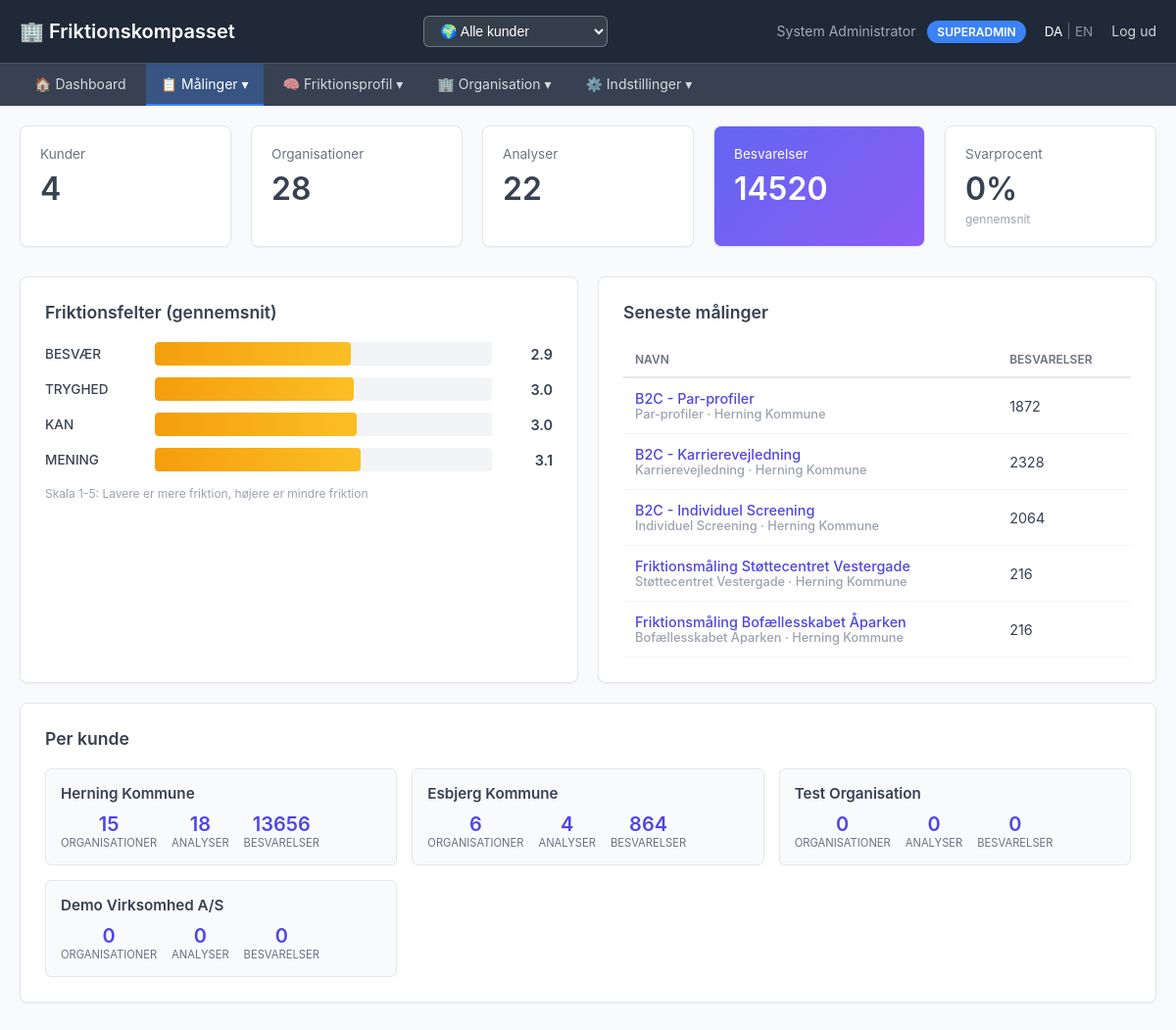
Screenshot of /admin/noegletal (signed in) with the database file from the repository.
### tables this page shows
CREATE TABLE campaigns (
                id TEXT PRIMARY KEY,
                target_unit_id TEXT NOT NULL,
                name TEXT NOT NULL,
                period TEXT NOT NULL,
                sent_from TEXT DEFAULT 'admin',
                sent_at TIMESTAMP,
                created_at TIMESTAMP DEFAULT CURRENT_TIMESTAMP, mode TEXT DEFAULT 'anonymous', include_leader_assessment INTEGER DEFAULT 0, include_leader_self INTEGER DEFAULT 0, min_responses INTEGER DEFAULT 5, scheduled_at TIMESTAMP, status TEXT DEFAULT 'sent', sender_name TEXT DEFAULT 'HR',
                FOREIGN KEY (target_unit_id) REFERENCES organizational_units(id) ON DELETE CASCADE
            );

CREATE TABLE customers (
                id TEXT PRIMARY KEY,
                name TEXT NOT NULL,
                contact_email TEXT,
                is_active INTEGER DEFAULT 1,
                created_at TIMESTAMP DEFAULT CURRENT_TIMESTAMP
            , auth_providers TEXT DEFAULT '{"email_password": true}', email_from_address TEXT, email_from_name TEXT);

### admin_app.py (the view)
@app.route('/admin/noegletal')
@login_required
def admin_noegletal():
    user = get_current_user()
    customer_filter = session.get('customer_filter') or user.get('customer_id')
    with get_db() as conn:
        if customer_filter:
            customer_where = "WHERE ou.customer_id = ?"
            customer_params = [customer_filter]
        elif user['role'] not in ('admin', 'superadmin'):
            customer_where = "WHERE ou.customer_id = ?"
            customer_params = [user['customer_id']]
        else:
            customer_where = ""
            customer_params = []
        if customer_filter or user['role'] not in ('admin', 'superadmin'):
            cid = customer_filter or user['customer_id']
            total_customers = 1
            total_units = conn.execute(
                "SELECT COUNT(*) as cnt FROM organizational_units WHERE customer_id = ?",
                [cid]
            ).fetchone()['cnt']
            total_campaigns = conn.execute("""
                SELECT COUNT(*) as cnt FROM campaigns c
                JOIN organizational_units ou ON c.target_unit_id = ou.id
                WHERE ou.customer_id = ?
            """, [cid]).fetchone()['cnt']
            total_responses = conn.execute("""
                SELECT COUNT(*) as cnt FROM responses r
                JOIN campaigns c ON r.campaign_id = c.id
                JOIN organizational_units ou ON c.target_unit_id = ou.id
                WHERE ou.customer_id = ?
            """, [cid]).fetchone()['cnt']
        else:
            total_customers = conn.execute("SELECT COUNT(*) as cnt FROM customers").fetchone()['cnt']
            total_units = conn.execute("SELECT COUNT(*) as cnt FROM organizational_units").fetchone()['cnt']
            total_campaigns = conn.execute("SELECT COUNT(*) as cnt FROM campaigns").fetchone()['cnt']
            total_responses = conn.execute("SELECT COUNT(*) as cnt FROM responses").fetchone()['cnt']
        field_scores_query = """
            SELECT
                q.field,
                AVG(CASE WHEN q.reverse_scored = 1 THEN 6 - r.score ELSE r.score END) as avg_score,
                COUNT(*) as response_count
            FROM responses r
            JOIN questions q ON r.question_id = q.id
            JOIN campaigns c ON r.campaign_id = c.id
            JOIN organizational_units ou ON c.target_unit_id = ou.id
            {where}
            GROUP BY q.field
            ORDER BY avg_score ASC
        """.format(where=customer_where)
        field_scores = conn.execute(field_scores_query, customer_params).fetchall()
        recent_campaigns_query = """
            SELECT
                c.id,
                c.name,
                c.period,
                c.created_at,
                ou.name as unit_name,
                cust.name as customer_name,
                COUNT(DISTINCT r.id) as response_count,
                (SELECT COUNT(*) FROM tokens t WHERE t.campaign_id = c.id) as token_count
            FROM campaigns c
            JOIN organizational_units ou ON c.target_unit_id = ou.id
            JOIN customers cust ON ou.customer_id = cust.id
            LEFT JOIN responses r ON r.campaign_id = c.id
            {where}
            GROUP BY c.id
            ORDER BY c.created_at DESC
            LIMIT 5
        """.format(where=customer_where)
        recent_campaigns = conn.execute(recent_campaigns_query, customer_params).fetchall()
        customer_stats = []
        if user['role'] in ('admin', 'superadmin') and not customer_filter:
            customer_stats = conn.execute("""
                SELECT
                    cust.id,
                    cust.name,
                    COUNT(DISTINCT ou.id) as unit_count,
                    COUNT(DISTINCT c.id) as campaign_count,
                    COUNT(DISTINCT r.id) as response_count
                FROM customers cust
                LEFT JOIN organizational_units ou ON ou.customer_id = cust.id
                LEFT JOIN campaigns c ON c.target_unit_id = ou.id
                LEFT JOIN responses r ON r.campaign_id = c.id
                GROUP BY cust.id
                ORDER BY response_count DESC
            """).fetchall()
        response_rate_data = conn.execute("""
            SELECT
                COUNT(DISTINCT CASE WHEN t.is_used = 1 THEN t.token END) as used_tokens,
                COUNT(DISTINCT t.token) as total_tokens
            FROM tokens t
            JOIN campaigns c ON t.campaign_id = c.id
            JOIN organizational_units ou ON c.target_unit_id = ou.id
            {where}
        """.format(where=customer_where), customer_params).fetchone()
        if response_rate_data['total_tokens'] > 0:
            avg_response_rate = (response_rate_data['used_tokens'] / response_rate_data['total_tokens']) * 100
        else:
            avg_response_rate = 0
    return render_template('admin/noegletal.html',
                         total_customers=total_customers,
                         total_units=total_units,
                         total_campaigns=total_campaigns,
                         total_responses=total_responses,
                         avg_response_rate=avg_response_rate,
                         field_scores=[dict(f) for f in field_scores],
                         recent_campaigns=[dict(c) for c in recent_campaigns],
                         customer_stats=[dict(c) for c in customer_stats],
                         show_customer_stats=(user['role'] in ('admin', 'superadmin') and not customer_filter))

### admin_app.py (called while the page is built)
@app.before_request
def detect_domain():
    host = request.host.split(':')[0].lower()  # Remove port if present
    domain_config = get_domain_config(host)
    if domain_config:
        g.domain_config = domain_config
        if 'language' not in session:
            session['language'] = domain_config.get('default_language', 'da')
        if domain_config.get('customer_id') and 'user' in session:
            if session['user']['role'] in ('admin', 'superadmin') and 'customer_filter' not in session:
                session['customer_filter'] = domain_config['customer_id']
    else:
        g.domain_config = None

@app.context_processor
def inject_domain_config():
    return {
        'domain_config': getattr(g, 'domain_config', None)
    }

@app.context_processor
def inject_translation_helpers():
    return {
        't': t,
        'get_user_language': get_user_language,
        'supported_languages': SUPPORTED_LANGUAGES
    }

def login_required(f):
    @wraps(f)
    def decorated_function(*args, **kwargs):
        if 'user' not in session:
            flash('Du skal være logget ind for at se denne side', 'error')
            return redirect(url_for('login'))
        return f(*args, **kwargs)
    return decorated_function

def get_current_user():
    return session.get('user')

### db_hierarchical.py (called while the page is built)
@contextmanager
def get_db():
    conn = sqlite3.connect(DB_PATH, timeout=30.0)
    conn.row_factory = sqlite3.Row
    conn.execute("PRAGMA foreign_keys=ON")
    conn.execute("PRAGMA journal_mode=WAL")
    try:
        yield conn
        conn.commit()
    finally:
        conn.close()

### db_multitenant.py (called while the page is built)
@contextmanager
def get_db():
    conn = sqlite3.connect(DB_PATH)
    conn.row_factory = sqlite3.Row
    conn.execute("PRAGMA foreign_keys=ON")
    try:
        yield conn
        conn.commit()
    finally:
        conn.close()

def get_domain_config(domain: str) -> Optional[Dict]:
    with get_db() as conn:
        row = conn.execute("""
            SELECT d.*, c.name as customer_name
            FROM domains d
            LEFT JOIN customers c ON d.customer_id = c.id
            WHERE d.domain = ? AND d.is_active = 1
        """, (domain.lower(),)).fetchone()
        if row:
            return dict(row)
        return None

### templates/admin/noegletal.html (shortened to what this page needs)
{% extends "admin/layout.html" %}
{% block content %}
<div class="dashboard-grid">
    {% if show_customer_stats %}
    <div class="stat-card">
        <div class="label">{{ t('noegletal.kunder') }}</div>
        <div class="value">{{ total_customers }}</div>
    </div>
    {% endif %}
    <div class="stat-card">
        <div class="label">{{ t('nav.organisationer') }}</div>
        <div class="value">{{ total_units }}</div>
    </div>
    <div class="stat-card">
        <div class="label">{{ t('nav.analyser') }}</div>
        <div class="value">{{ total_campaigns }}</div>
    </div>
    <div class="stat-card highlight">
        <div class="label">{{ t('noegletal.besvarelser') }}</div>
        <div class="value">{{ total_responses }}</div>
    </div>
    <div class="stat-card">
        <div class="label">{{ t('noegletal.svarprocent') }}</div>
        <div class="value">{{ "%.0f"|format(avg_response_rate) }}%</div>
        <div class="subtitle">{{ t('noegletal.gennemsnit') }}</div>
    </div>
</div>
<div class="two-col">
    <div class="card">
        <h2>{{ t('noegletal.friktionsfelter') }}</h2>
        {% if field_scores %}
        <div class="field-score-list">
            {% for field in field_scores %}
            <div class="field-score-item">
                <div class="field-name">{{ field.field }}</div>
                <div class="field-bar-container">
                    {% set pct = (field.avg_score / 5 * 100)|int %}
                    {% if field.avg_score < 2.5 %}
                        {% set bar_class = 'low' %}
                    {% elif field.avg_score < 3.5 %}
                        {% set bar_class = 'medium' %}
                    {% else %}
                        {% set bar_class = 'high' %}
                    {% endif %}
                    <div class="field-bar {{ bar_class }}" style="width: {{ pct }}%"></div>
                </div>
                <div class="field-score-value">{{ "%.1f"|format(field.avg_score) }}</div>
            </div>
            {% endfor %}
        </div>
        <p style="margin-top: 15px; font-size: 0.75rem; color: #9ca3af;">
            {{ t('noegletal.skala_note') }}
        </p>
        {% else %}
        <div class="empty-state">{{ t('noegletal.ingen_data') }}</div>
        {% endif %}
    </div>
    <div class="card">
        <h2>{{ t('noegletal.seneste_maalinger') }}</h2>
        {% if recent_campaigns %}
        <table class="recent-table">
            <thead>
                <tr>
                    <th>{{ t('campaign.name') }}</th>
                    <th>{{ t('noegletal.besvarelser') }}</th>
                </tr>
            </thead>
            <tbody>
                {% for c in recent_campaigns %}
                <tr>
                    <td class="campaign-name">
                        <a href="/admin/campaign/{{ c.id }}">{{ c.name }}</a>
                        <div class="meta">{{ c.unit_name }}{% if show_customer_stats %} &middot; {{ c.customer_name }}{% endif %}</div>
                    </td>
                    <td>
                        {{ c.response_count }}
                    </td>
                </tr>
                {% endfor %}
            </tbody>
        </table>
        {% else %}
        <div class="empty-state">{{ t('noegletal.ingen_maalinger') }}</div>
        {% endif %}
    </div>
</div>
{% if show_customer_stats and customer_stats %}
<div class="card">
    <h2>{{ t('noegletal.per_kunde') }}</h2>
    <div class="customer-grid">
        {% for cust in customer_stats %}
        <div class="customer-card">
            <h3>{{ cust.name }}</h3>
            <div class="customer-stats">
                <div class="customer-stat">
                    <div class="num">{{ cust.unit_count }}</div>
                    <div class="lbl">{{ t('nav.organisationer') }}</div>
                </div>
                <div class="customer-stat">
                    <div class="num">{{ cust.campaign_count }}</div>
                    <div class="lbl">{{ t('nav.analyser') }}</div>
                </div>
                <div class="customer-stat">
                    <div class="num">{{ cust.response_count }}</div>
                    <div class="lbl">{{ t('noegletal.besvarelser') }}</div>
                </div>
            </div>
        </div>
        {% endfor %}
    </div>
</div>
{% endif %}
{% endblock %}

### templates/admin/noegletal.html (style rules this page uses)
.dashboard-grid { display: grid; grid-template-columns: repeat(auto-fit, minmax(200px, 1fr)); gap: 20px; margin-bottom: 30px; }
.stat-card { background: white; border-radius: 8px; padding: 20px; box-shadow: 0 1px 2px rgba(0,0,0,0.05); border: 1px solid #e5e7eb; }
.stat-card .label { color: #6b7280; font-size: 0.85rem; margin-bottom: 8px; }
.stat-card .value { color: #374151; font-size: 2rem; font-weight: 600; }
.stat-card .subtitle { color: #9ca3af; font-size: 0.75rem; margin-top: 4px; }
.stat-card.highlight { background: linear-gradient(135deg, #6366f1 0%, #8b5cf6 100%); }
.stat-card.highlight .label, .stat-card.highlight .value, .stat-card.highlight .subtitle { color: white; }
.card { background: white; border-radius: 8px; padding: 25px; margin-bottom: 20px; box-shadow: 0 1px 2px rgba(0,0,0,0.05); border: 1px solid #e5e7eb; }
.card h2 { margin-bottom: 20px; color: #374151; font-weight: 600; font-size: 1.1rem; }
.field-score-list { display: flex; flex-direction: column; gap: 12px; }
.field-score-item { display: flex; align-items: center; gap: 12px; }
.field-name { width: 100px; font-size: 0.85rem; color: #374151; font-weight: 500; }
.field-bar-container { flex: 1; height: 24px; background: #f3f4f6; border-radius: 4px; overflow: hidden; position: relative; }
.field-bar { height: 100%; border-radius: 4px; transition: width 0.3s ease; }
.field-bar.medium { background: linear-gradient(90deg, #f59e0b 0%, #fbbf24 100%); }
.field-score-value { width: 50px; text-align: right; font-size: 0.9rem; font-weight: 600; color: #374151; }
.recent-table { width: 100%; border-collapse: collapse; }
.recent-table th { text-align: left; padding: 10px 12px; border-bottom: 2px solid #e5e7eb; color: #6b7280; font-size: 0.75rem; font-weight: 600; text-transform: uppercase; }
.recent-table td { padding: 12px; border-bottom: 1px solid #f3f4f6; font-size: 0.9rem; color: #374151; }
.recent-table .campaign-name { font-weight: 500; }
.recent-table .campaign-name a { color: #4f46e5; text-decoration: none; }
.recent-table .meta { color: #9ca3af; font-size: 0.8rem; }
.customer-grid { display: grid; grid-template-columns: repeat(auto-fit, minmax(280px, 1fr)); gap: 15px; }
.customer-card { background: #f9fafb; border: 1px solid #e5e7eb; border-radius: 6px; padding: 15px; }
.customer-card h3 { font-size: 0.95rem; font-weight: 600; color: #374151; margin-bottom: 10px; }
.customer-card .customer-stats { display: flex; gap: 15px; }
.customer-card .customer-stat { text-align: center; }
.customer-card .customer-stat .num { font-size: 1.25rem; font-weight: 600; color: #4f46e5; }
.customer-card .customer-stat .lbl { font-size: 0.7rem; color: #6b7280; text-transform: uppercase; }
.two-col { display: grid; grid-template-columns: 1fr 1fr; gap: 20px; }

### rows the page displays
campaigns: name "B2C - Par-profiler", unit_name "Par-profiler", customer_name "Herning Kommune", response_count "1872"
campaigns: name "B2C - Karrierevejledning", unit_name "Karrierevejledning", customer_name "Herning Kommune", response_count "2328"
campaigns: name "B2C - Individuel Screening", unit_name "Individuel Screening", customer_name "Herning Kommune", response_count "2064"
campaigns: name "Friktionsmåling Støttecentret Vestergade", unit_name "Støttecentret Vestergade", customer_name "Herning Kommune", response_count "216"
campaigns: name "Friktionsmåling Bofællesskabet Åparken", unit_name "Bofællesskabet Åparken", customer_name "Herning Kommune", response_count "216"
customers: name "Herning Kommune", unit_count "15", t "ORGANISATIONER", campaign_count "18", t "ANALYSER", response_count "13656", t "BESVARELSER"
customers: name "Esbjerg Kommune", unit_count "6", t "ORGANISATIONER", campaign_count "4", t "ANALYSER", response_count "864", t "BESVARELSER"
customers: name "Test Organisation", unit_count "0", t "ORGANISATIONER", campaign_count "0", t "ANALYSER", response_count "0", t "BESVARELSER"
customers: name "Demo Virksomhed A/S", unit_count "0", t "ORGANISATIONER", campaign_count "0", t "ANALYSER", response_count "0", t "BESVARELSER"

### other values shown
{{ session.user.name }} "System Administrator"
{{ session.user.role|upper }} "SUPERADMIN"
{{ t('nav.logout') }} "Log ud"
{{ t('nav.dashboard') }} "Dashboard"
{{ t('nav.maalinger', 'Målinger') }} "Målinger"
{{ t('nav.friktionsprofil', 'Friktionsprofil') }} "Friktionsprofil"
{{ t('nav.organisation', 'Organisation') }} "Organisation"
{{ t('nav.indstillinger') }} "Indstillinger"
{{ t('noegletal.kunder') }} "Kunder"
{{ total_customers }} "4"
{{ t('nav.organisationer') }} "Organisationer"
{{ total_units }} "28"
{{ t('nav.analyser') }} "Analyser"
{{ total_campaigns }} "22"
{{ t('noegletal.besvarelser') }} "Besvarelser"
